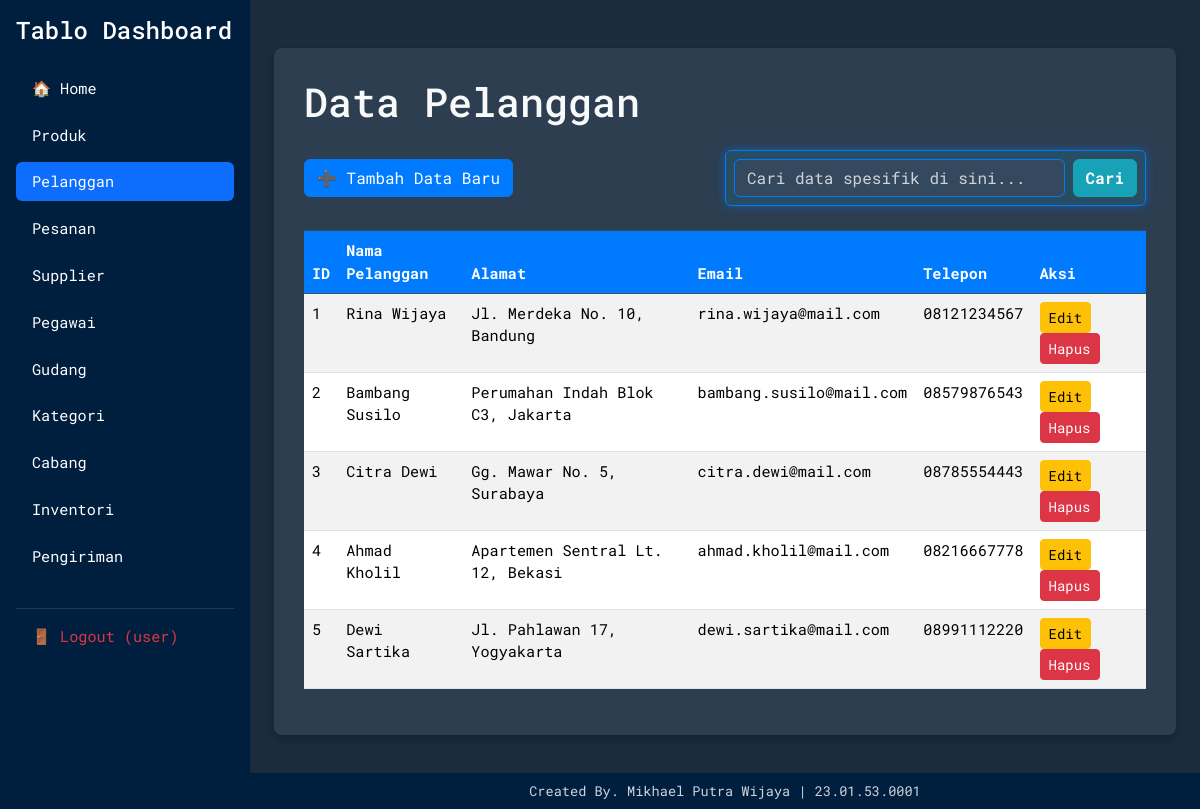
Page /data_tabel.php?table=pelanggan (signed in) on the committed database.
### tables this page shows
CREATE TABLE `pelanggan` (
  `id` int(11) NOT NULL,
  `nama_pelanggan` varchar(255) NOT NULL,
  `alamat` text DEFAULT NULL,
  `email` varchar(100) DEFAULT NULL,
  `telepon` varchar(20) DEFAULT NULL
);

### config.php (called while the page is built, shortened)
<?php
$tables = [
    'produk' => ['nama_produk', 'harga', 'stok'],
    'pelanggan' => ['nama_pelanggan', 'alamat', 'email', 'telepon'],
    'pesanan' => ['tgl_pesanan', 'id_pelanggan', 'total_harga', 'status'],
    'supplier' => ['nama_supplier', 'kontak', 'kota'],
    'pegawai' => ['nama_pegawai', 'jabatan', 'tgl_masuk'],
    'gudang' => ['lokasi', 'kapasitas', 'status_gudang'],
    'kategori' => ['nama_kategori', 'keterangan'],
    'cabang' => ['nama_cabang', 'alamat_cabang'],
    'inventori' => ['nama_barang', 'jumlah', 'tgl_update'],
    'pengiriman' => ['no_resi', 'id_pesanan', 'kurir', 'tujuan'],
];
function getTableFields($tableName) {
    global $tables;
    return $tables[$tableName] ?? null;
}
?>

### data_tabel.php (the view, shortened to what this page needs)
<?php
include 'koneksi.php';
include 'config.php';
$tableName = $_GET['table'] ?? 'produk';
$fields = getTableFields($tableName); $keyword = $_GET['keyword'] ?? '';
$result = false; $status = ''; $isError = false;
if (!$fields) { $status = "Error: Tabel '$tableName' tidak terdaftar."; $fields = ['Error']; $isError = true; }
else {
    $field_list = implode(', ', $fields); $where_clause = ''; $bind_types = ''; $bind_values = [];
    $sql = "SELECT id, $field_list FROM $tableName" . $where_clause;
    if (!empty($keyword)) {
        $stmt = $koneksi->prepare($sql);
        if ($stmt === false) { $status = "Error prepared statement: " . $koneksi->error; $isError = true; }
        else {
            $bind_params = array_merge([$bind_types], $bind_values);
            call_user_func_array([$stmt, 'bind_param'], array_by_ref($bind_params));
            $stmt->execute();
            $result = $stmt->get_result();
            $stmt->close();
        }
    } else {
        $result = $koneksi->query($sql);
    }
}
?>
<!DOCTYPE html>
<html lang="en">
<head>
    <link href="https://cdn.jsdelivr.net/npm/bootstrap@5.3.3/dist/css/bootstrap.min.css" rel="stylesheet">
    <link rel="stylesheet" href="style.css">
</head>
<body>
    <div class="d-flex">
        <?php include 'menu.php'; ?>
        <div class="content flex-grow-1 p-4" style="margin-left: 250px;">
            <div class="container mt-4">
                <h1 class="mb-4">Data <?php echo ucwords(str_replace('_', ' ', $tableName)); ?></h1>
                <div class="d-flex justify-content-between align-items-center mb-4">
                    <?php if (!$isError): ?>
                        <a href="tambah.php?table=<?php echo $tableName; ?>" class="btn btn-primary me-3">➕ Tambah Data Baru</a>
                    <?php endif; ?>
                    <form method="GET" action="data_tabel.php" class="d-flex search-bar-highlight p-2 rounded w-50">
                        <input type="text" name="keyword" class="form-control me-2" placeholder="Cari data spesifik di sini..." value="<?php echo htmlspecialchars($keyword); ?>">
                        <button class="btn btn-info" type="submit">Cari</button>
                    </form>
                </div>
                <div class="table-responsive">
                    <table class="table table-striped table-hover">
                        <thead class="table-dark"><tr><th>ID</th>
                                <?php foreach ($fields as $field): ?><th><?php echo ucwords(str_replace('_', ' ', $field)); ?></th><?php endforeach; ?>
                                <th>Aksi</th></tr></thead>
                        <tbody>
                            <?php
                            $colspan_count = count($fields) + 2;
                            if ($result && $result->num_rows > 0) {
                                while($row = $result->fetch_assoc()) {
                                    echo "<tr><td>" . htmlspecialchars($row["id"]) . "</td>";
                                    foreach ($fields as $field) { echo "<td>" . htmlspecialchars($row[$field] ?? '-') . "</td>"; }
                                    echo "<td>
                                        <a href='edit.php?table=$tableName&id=" . htmlspecialchars($row["id"]) . "' class='btn btn-sm btn-warning me-1'>Edit</a>
                                        <a href='delete.php?table=$tableName&id=" . htmlspecialchars($row["id"]) . "' class='btn btn-sm btn-danger' onclick=\"return confirm('Yakin menghapus data ID " . htmlspecialchars($row["id"]) . "?');\">Hapus</a>
                                    </td></tr>";
                                }
                            } else {
                                echo "<tr><td colspan='$colspan_count' class='text-center'>Tidak ditemukan data di tabel " . ucwords(str_replace('_', ' ', $tableName)) . ".</td></tr>";
                            }
                            ?>
                        </tbody>
                    </table>
                </div>
            </div>
        </div>
    </div>
    <footer class="app-footer text-center">
        <div class="footer-content">
            Created By. Mikhael Putra Wijaya | 23.01.53.0001
        </div>
    </footer>
</body>
</html>

### style.css (style rules this page uses)
body { background-color: #1a2c3e; color: #f8f9fa; font-family: 'Roboto Mono', monospace; padding-bottom: 50px; font-size: 0.95rem; }
.container, .content .container { background-color: #2c3e50; border-radius: 8px; box-shadow: 0 4px 8px rgba(0, 0, 0, 0.2); padding: 30px; }
.btn-primary { background-color: #007bff; border-color: #007bff; }
.form-control { background-color: #34495e; color: #f8f9fa; border: 1px solid #4a627a; }
.form-control::placeholder { color: #ced4da !important; opacity: 1; }
.table { color: #f8f9fa; }
.table thead th { background-color: #007bff; color: #ffffff; }
.table tbody tr { background-color: #2c3e50; }
.table td, .table th { border-top: 1px solid #34495e; }
.search-bar-highlight { background-color: rgba(0, 191, 255, 0.1); border: 1px solid #007bff; box-shadow: 0 0 10px rgba(0, 123, 255, 0.5); }
.search-bar-highlight .form-control { background-color: #34495e; color: #f8f9fa; border-color: #007bff; }
.btn-info { background-color: #17a2b8; border-color: #17a2b8; color: #fff; font-weight: bold; }
.app-footer { background-color: #001f3f; color: #ced4da; font-size: 0.85rem; width: 100%; position: fixed; bottom: 0; left: 0; z-index: 100; }
.app-footer .footer-content { margin-left: 250px; padding: 8px 15px; display: block; }

### rows in the picture
pelanggan: id "1", nama_pelanggan "Rina Wijaya", alamat "Jl. Merdeka No. 10, Bandung", email "rina.wijaya@mail.com", telepon "08121234567"
pelanggan: id "2", nama_pelanggan "Bambang Susilo", alamat "Perumahan Indah Blok C3, Jakarta", email "bambang.susilo@mail.com", telepon "08579876543"
pelanggan: id "3", nama_pelanggan "Citra Dewi", alamat "Gg. Mawar No. 5, Surabaya", email "citra.dewi@mail.com", telepon "08785554443"
pelanggan: id "4", nama_pelanggan "Ahmad Kholil", alamat "Apartemen Sentral Lt. 12, Bekasi", email "ahmad.kholil@mail.com", telepon "08216667778"
pelanggan: id "5", nama_pelanggan "Dewi Sartika", alamat "Jl. Pahlawan 17, Yogyakarta", email "dewi.sartika@mail.com", telepon "08991112220"

### other values in the picture
$display_name "Produk"
$display_name "Pelanggan"
$display_name "Pesanan"
$display_name "Supplier"
$display_name "Pegawai"
$display_name "Gudang"
$display_name "Kategori"
$display_name "Cabang"
$display_name "Inventori"
$display_name "Pengiriman"
$username_display "(user)"
str_replace('_', ' ', $tableName) "Pelanggan"
str_replace('_', ' ', $field) "Nama Pelanggan"
str_replace('_', ' ', $field) "Alamat"
str_replace('_', ' ', $field) "Email"
